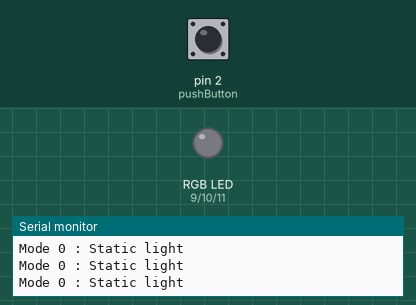
Bench run of a sketch on a simulated Arduino Uno, built with avr-gcc and run on an emulated ATmega328P. On the bench: an RGB LED mixed from three pins (HIGH = lit), the last lines printed to the serial monitor. Dashed ring = blinking. The test bench sets the inputs (shaded band); at power-on: pin 2 (pushButton) HIGH. Dim RGB values are drawn brighter than linear.

Above: at 1.2 s.
1.3 s: pin 2 (pushButton) pulled LOW for 1 s
At 2.7 s:
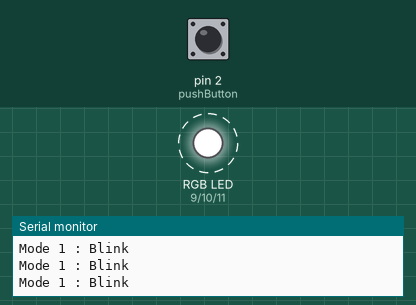
5.3 s: pin 2 (pushButton) pulled LOW for 0.15 s
At 6.3 s:
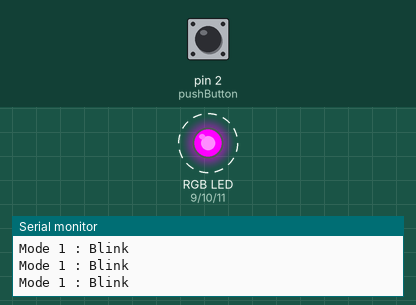
8.4 s: pin 2 (pushButton) pulled LOW for 0.15 s
At 9.4 s:
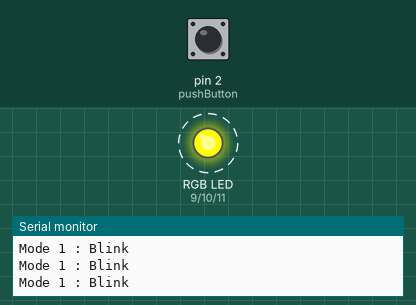
11.5 s: pin 2 (pushButton) pulled LOW for 3.2 s
17.7 s: pin 2 (pushButton) pulsed LOW 2 times (0.12 s each, 0.3 s apart)
At 18.31 s:
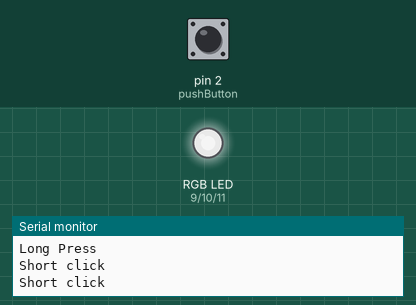
20.7 s: pin 2 (pushButton) pulled LOW for 0.15 s
Timing chart, 0 to 24.7 s (numbered marks = the images above; inputs shaded):
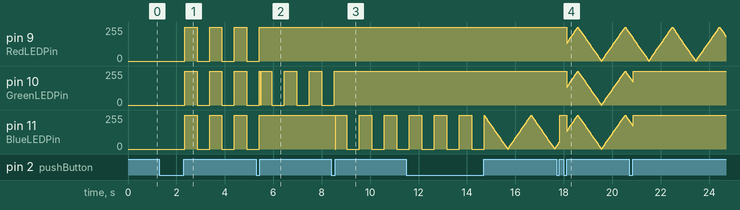

The sketch:

HMW3_1.ino
```cpp
/*
  RGB LED Multi-Mode Controller
  -----------------------------
  Controls a common-anode RGB LED using one push button.
  - Short press: changes LED color
  - Long press: cycles through light modes

  Modes:
    0 → Static (solid color)
    1 → Blink (on/off at regular interval)
    2 → Fade (smooth breathing effect)
    3 → Strobe (rapid flashing)

  Author: Yury Ereshchenko
  Date: 12/11/2025
*/


// Pin definitions
const int RedLEDPin   = 9;
const int GreenLEDPin = 10;
const int BlueLEDPin  = 11;

const int pushButton  = 2;

// Button state variables
int buttonState           = 0;
unsigned long pressingTime = 0;
const long longPressInterval = 1000;
bool buttonPressed        = false;

// Color / mode tracking
int ledCounter = 1;  // Tracks current color (0–4)

// Mode 0 : Constant Light
// Mode 1 : Blink mode
// Mode 2 : Breathing (fading) light
int currentMode = 0;

// Blink mode variables
unsigned long blinkTimer = 0;
const int blinkInterval  = 500;
bool blinkOn             = true;

// Current color values
int RCurrentColor = 0;
int GCurrentColor = 0;
int BCurrentColor = 0;

// Fading mode variables
unsigned long fadeTimer  = 0;
const int fadeInterval   = 15;  // Update every 15ms for smooth fading
int fadeBrightness       = 0;
int fadeDirection        = 1;   // 1 for increasing, -1 for decreasing
const int fadeStep       = 5;   // How much to change brightness each step

// Strobe mode variables
unsigned long strobeTimer = 0;
const int strobeOnTime = 80;   // LED ON duration
const int strobeOffTime = 80;  // LED OFF duration
bool strobeOn = false;


void setup() {
  Serial.begin(9600);

  pinMode(RedLEDPin, OUTPUT);
  pinMode(GreenLEDPin, OUTPUT);
  pinMode(BlueLEDPin, OUTPUT);

  pinMode(pushButton, INPUT);
}


void loop() {
  int clickType = checkButton();

  if (clickType == 1) {
    changeLEDColor();
  }

  else if (clickType == 2) {
    currentMode++;
    if (currentMode >= 4) {
      currentMode = 0;
    }

    if (currentMode == 1) {
      blinkTimer = 0;
      blinkOn = true;
    }
  }

  updateLEDColor(currentMode);
}


// Updates LED according to current mode
void updateLEDColor(int currentMode) {

  // Static mode
  if (currentMode == 0) {
    Serial.println("Mode 0 : Static light");
    // Nothing else — static light
  }

  // Blink mode
  else if (currentMode == 1) {
    Serial.println("Mode 1 : Blink");

    unsigned long currentTime = millis();

    if (currentTime - blinkTimer > blinkInterval) {
      blinkOn = !blinkOn;
      blinkTimer = currentTime;
    }

    if (blinkOn == true) {
      PowerLEDControl(RCurrentColor, GCurrentColor, BCurrentColor);
    }
    else {
      PowerLEDControl(255, 255, 255);
    }
  }

  // Fading mode
  else if (currentMode == 2) {
    unsigned long currentTime = millis();

    if (currentTime - fadeTimer > fadeInterval) {
      fadeBrightness += fadeDirection * fadeStep;

      // Reverse direction at the limits
      if (fadeBrightness >= 255) {
        fadeBrightness = 255;
        fadeDirection  = -1;
      }
      else if (fadeBrightness <= 0) {
        fadeBrightness = 0;
        fadeDirection  = 1;
      }

      fadeTimer = currentTime;

      // Apply fading to current color
      int fadeR = map(fadeBrightness, 0, 255, 255, RCurrentColor);
      int fadeG = map(fadeBrightness, 0, 255, 255, GCurrentColor);
      int fadeB = map(fadeBrightness, 0, 255, 255, BCurrentColor);

      PowerLEDControl(fadeR, fadeG, fadeB);
    }
  }

  else if (currentMode == 3){
      unsigned long currentTime = millis();


  if (strobeOn && (currentTime - strobeTimer > strobeOnTime)) {
    PowerLEDControl(255, 255, 255);  // Off (full white = off in your color logic)
    strobeOn = false;
    strobeTimer = currentTime;
  }


  else if (!strobeOn && (currentTime - strobeTimer > strobeOffTime)) {
    PowerLEDControl(RCurrentColor, GCurrentColor, BCurrentColor);
    strobeOn = true;
    strobeTimer = currentTime;
  }
  }
}


// Cycle through LED colors on short click
void changeLEDColor() {
  ledCounter++;

  if (ledCounter == 5) {
    ledCounter = 0;
  }

  if (ledCounter == 0) {
    PowerLEDControl(0, 0, 0);
    RCurrentColor = 0;
    GCurrentColor = 0;
    BCurrentColor = 0;
  }

  if (ledCounter == 1) {
    PowerLEDControl(0, 255, 255);
    RCurrentColor = 0;
    GCurrentColor = 255;
    BCurrentColor = 255;
  }

  if (ledCounter == 2) {
    PowerLEDControl(255, 0, 255);
    RCurrentColor = 255;
    GCurrentColor = 0;
    BCurrentColor = 255;
  }

  if (ledCounter == 3) {
    PowerLEDControl(255, 255, 0);
    RCurrentColor = 255;
    GCurrentColor = 255;
    BCurrentColor = 0;
  }

  if (ledCounter == 4) {
    PowerLEDControl(255, 255, 255);
    RCurrentColor = 255;
    GCurrentColor = 255;
    BCurrentColor = 255;
  }
}


// Detects short vs long press
int checkButton() {
  int clickType = 0;

  buttonState = !digitalRead(pushButton);
  delay(5);

  if (buttonState == HIGH && !buttonPressed) {
    pressingTime  = millis();
    buttonPressed = true;
  }

  if (buttonState == LOW && buttonPressed) {
    unsigned long currentTime = millis();

    if (currentTime - pressingTime < longPressInterval) {
      Serial.println("Short click");
      clickType = 1;
    }
    else {
      Serial.println("Long Press");
      clickType = 2;
    }

    buttonPressed = false;
  }

  return clickType;
}


// Write RGB values to the LED pins
void PowerLEDControl(int red, int green, int blue) {
  analogWrite(RedLEDPin,   red);
  analogWrite(GreenLEDPin, green);
  analogWrite(BlueLEDPin,  blue);
}
```

Measured:
- after the input at 1.3 s, pin 9 (RedLEDPin), pin 10 (GreenLEDPin), pin 11 (BlueLEDPin): alternates 255/255 for 0.52 s and 0/255 for 0.52 s, starting after 1.0 s
- after the input at 5.3 s, pin 9 (RedLEDPin), pin 11 (BlueLEDPin): goes on until 5.4 s, then stays 255/255
- after the input at 8.4 s, pin 10 (GreenLEDPin): goes on until 8.5 s, then stays 255/255; pin 11 (BlueLEDPin): alternates 255/255 for 0.52 s and 0/255 for 0.52 s, starting after 0.63 s
